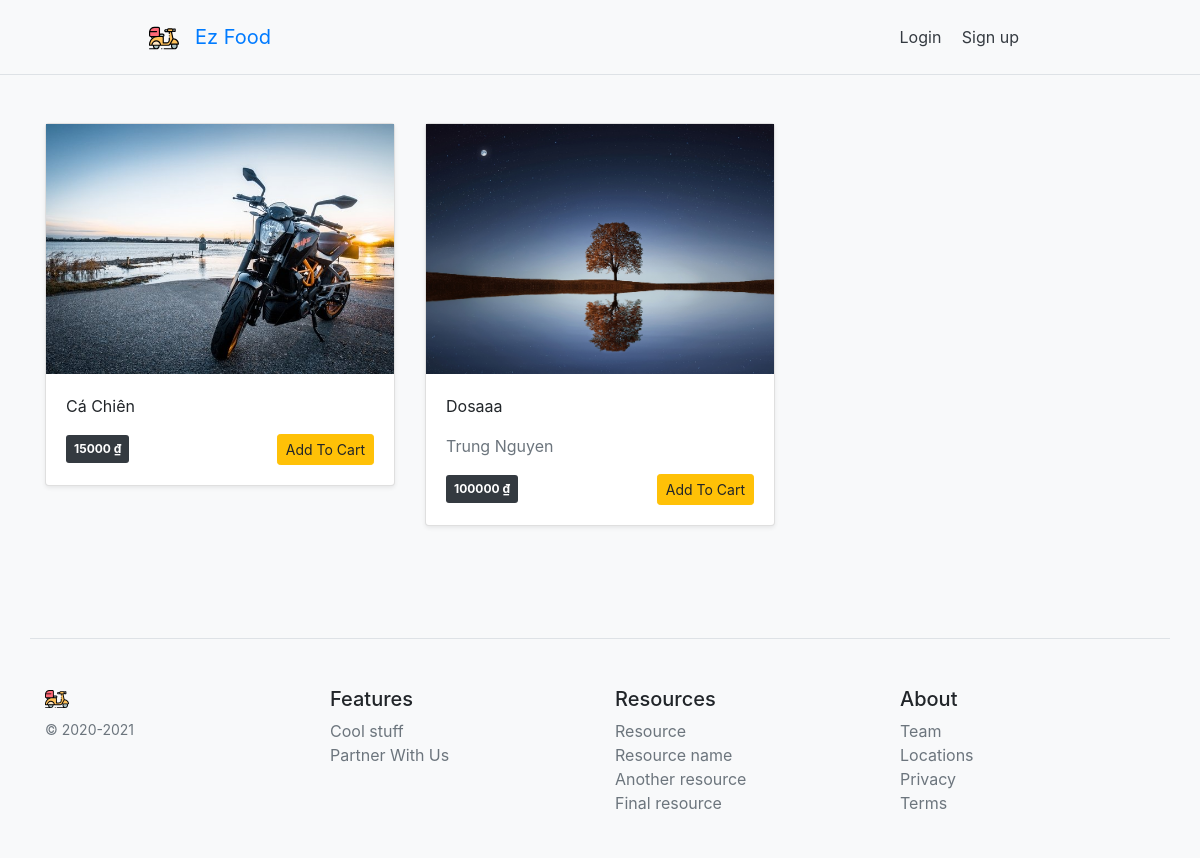
The page / on the database its author committed.
### app/models.py (models this page shows, shortened)
class MenuItem(models.Model):
    user = models.ForeignKey(User,on_delete=models.CASCADE)
    name = models.CharField(max_length = 100)
    price = models.IntegerField(default=100)
    image = models.ImageField(upload_to="upload",default='default.svg')
    active = models.BooleanField(default=True)

class Restaurant(models.Model):
    user = models.OneToOneField(User,on_delete=models.CASCADE)
    id = models.AutoField(primary_key=True)
    name = models.CharField(max_length = 100)
    address1 = models.CharField(max_length=100,default='')
    address2 = models.CharField(max_length=100,default='')
    country = models.CharField(max_length=100,default='')
    state = models.CharField(max_length=100,default='')
    zip = models.CharField(max_length=100,default='')
    location = models.CharField(max_length = 100,default="India")
    tag = models.CharField(max_length=100,default='')

### app/views/general.py (the view)
# urls.py: path('', views.home, name='home' ),
def home(request):
    data = {'title': 'THT Food System'}
    items = MenuItem.objects.filter(active=True)
    if items and items.count() > 0 :
        data['menuItems'] = items
    return render(request,'index.html',processData(request,data))

### ezFood/utils.py (called while the page is built)
def processData(request=None,data=None):
    img = {
        'logo' : 'logo.svg'
    }
    cartItemsFromSession = request.session.get('items', {})
    appData = {'companyName':'Ez Food','errorQuote':randomErrorQuotes(),'img':img,'cartItems':cartItemsFromSession }
    if(data is None):
        data = {}
    appData.update(data)
    return appData

def randomErrorQuotes():
    return random.choice([
        'looks like something went wrong on out end. please check after sometime or contact admin ',
        'something went wrong',
    ])

### templates/index.html (shortened to what this page needs)
{% extends 'base.html' %}
{% block content %}
<div class="album py-5">
    <div class="container">
        <div class="row">
        {% for item in menuItems %}
        <div class="col-md-4">
            <div class="card mb-3 shadow-sm">
                {% if  item.image %}
                <div class="d-block img-fixed" style="background:url('{{item.image.url}}');background-size:cover">&nbsp;</div>
                {% else %}
                <div class="d-block img-fixed" style="background:url('/media/default.svg');background-size:cover">&nbsp;</div>
                {% endif %}
            <div class="card-body">
                <p class="card-text">{{item.name | title}}</p>
                <p class="text-secondary">{{item.user.restaurant.name | title}}</p>
                <div class="d-flex justify-content-between align-items-center">
                <div class="p-2 badge badge-dark">{{item.price}} <span> &#8363; </span></div>
                <div class="btn-group">
                    <a href="{% url 'addItemToCart' %}?id={{item.id}}" class="btn btn-sm btn-warning">Add To Cart</a>
                </div>
                </div>
            </div>
            </div>
        </div>
        {% endfor %}
        </div>
    </div>
</div>
{% endblock content %}

### templates/base.html (shortened to what this page needs)
{% load static%}
{% load cart_tags %}
<!DOCTYPE html>
<html lang="en">
<head>
    {% block head %}
    <link rel="stylesheet" href="{% static 'bower_components/bootstrap/dist/css/bootstrap.min.css' %}">
    <link rel="stylesheet" href="{% static 'bower_components/components-font-awesome/css/all.min.css' %}">
    <link rel="stylesheet" href="{% static 'styles/style.css' %}">
    {% endblock %}
</head>
<body class="bg-light">
    {% block header %}
    <div class="border-bottom">
 <div class="d-flex max-900 flex-column flex-md-row align-items-center pt-3 px-md-4 mb-3 bg-light">
 <a class="navbar-brand" href="{% url 'home' %}">
    <img src="{% static 'images/' %}{{img.logo}}" width="30" height="30" alt="">
  </a>
  <h5 class="my-0 mr-md-auto font-weight-normal"><a href="{% url 'home' %}" style="text-secondary">{{ companyName }}</a></h5>
  <nav class="my-2 my-md-0 mr-md-3">
    {% if user.is_authenticated and user.username  %}
          <a class="p-2 text-dark" href="{% url 'profile' %}">{{user.username | title}}</a>
          <a class="p-2 text-dark" href="{% url 'logout' %}">logout</a>
    {% else %}
      {% if request.resolver_match.url_name != 'login' %}
          <a class="p-2 text-dark" href="{% url 'login' %}">Login</a>
      {% endif %}
      {% if request.resolver_match.url_name  != 'signup' %}
        <a class="p-2 mr-2 text-dark" href="{% url 'signup' %}">Sign up</a>
      {% endif %}
    {% endif %}
    </nav>
    </div>
    </div>
    {% endblock %}
    {% block content %}{% endblock %}
    {% block footer %}
        <footer class="container pt-4 my-md-5 pt-md-5 border-top">
    <div class="row">
      <div class="col-12 col-md">
        <img class="mb-2" src="{% static 'images/' %}{{img.logo}}" alt="" width="24" height="24">
        <small class="d-block mb-3 text-muted">© 2020-2021</small>
      </div>
      <div class="col-6 col-md">
        <h5>Features</h5>
        <ul class="list-unstyled text-small">
          <li><a class="text-muted" href="#">Cool stuff</a></li>
          <li><a class="text-muted" href="{% url 'partner_with_us' %}">Partner With Us</a></li>
        </ul>
      </div>
      <div class="col-6 col-md">
        <h5>Resources</h5>
        <ul class="list-unstyled text-small">
          <li><a class="text-muted" href="#">Resource</a></li>
          <li><a class="text-muted" href="#">Resource name</a></li>
          <li><a class="text-muted" href="#">Another resource</a></li>
          <li><a class="text-muted" href="#">Final resource</a></li>
        </ul>
      </div>
      <div class="col-6 col-md">
        <h5>About</h5>
        <ul class="list-unstyled text-small">
          <li><a class="text-muted" href="#">Team</a></li>
          <li><a class="text-muted" href="#">Locations</a></li>
          <li><a class="text-muted" href="#">Privacy</a></li>
          <li><a class="text-muted" href="#">Terms</a></li>
        </ul>
      </div>
    </div>
  </footer>
    {% endblock %}
</body>
</html>

### static/styles/style.css (style rules this page uses)
.badge { border-radius: 3px; }
.max-900 { max-width: 950px !important; margin: auto; }
.img-fixed { height: 250px; }

### rows shown on the page
MenuItem: image (picture), name "Cá Chiên", price "15000"
MenuItem: image (picture), name "Dosaaa", user.restaurant.name "Trung Nguyen", price "100000"

### other values the page prints
{{ companyName }} "Ez Food"
